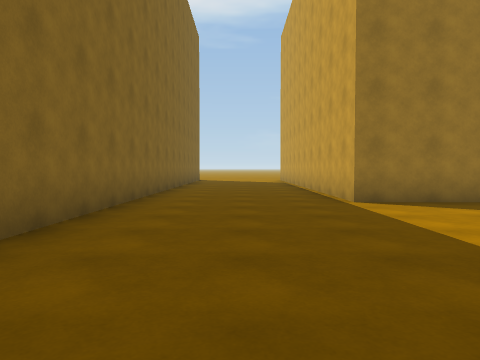
View 1 (above)

14 first-person views from a walk through a Unity game level. The camera is 1.2 m above the floor, tilts 2° down and sees 70° across. The floor is counted in squares, 2 m on a side. Each view is taken from the middle of a square. On the plan, view 1 faces up. The plan holds only what a view shows up to about 10 squares ahead; the rest is blank. The place goes on beyond the plan. The player character is not drawn. Surface patterns are stand-ins for the level's own textures.

View 2
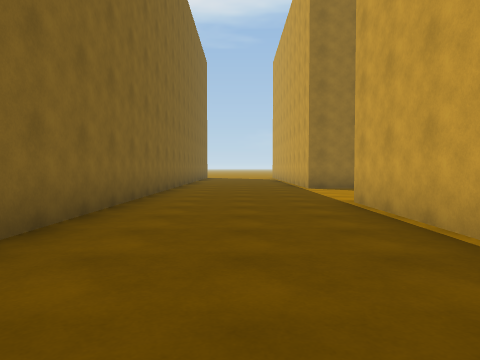

View 3
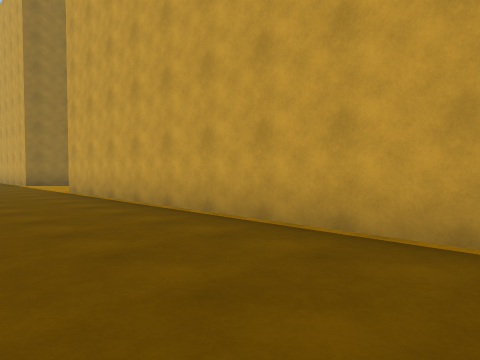

View 4
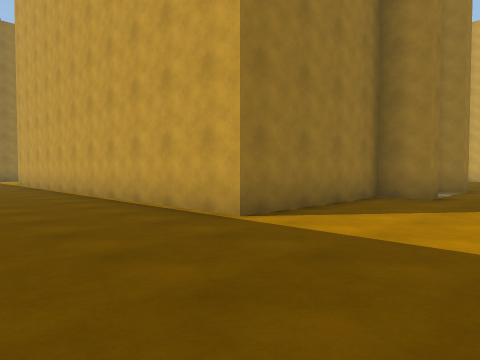

View 5
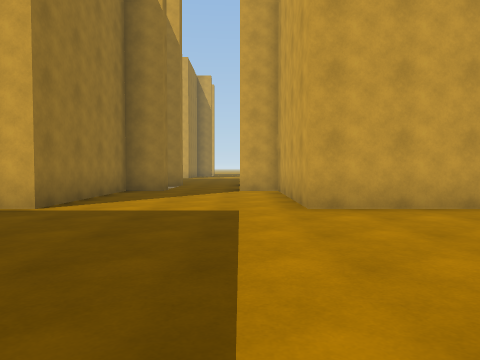

View 6
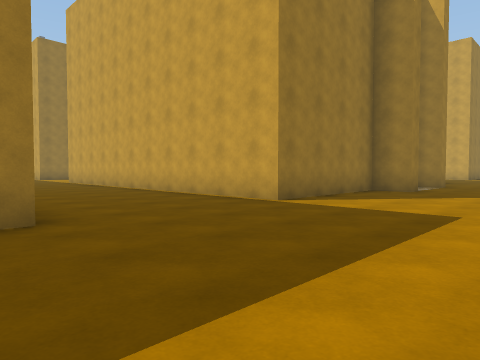

View 7
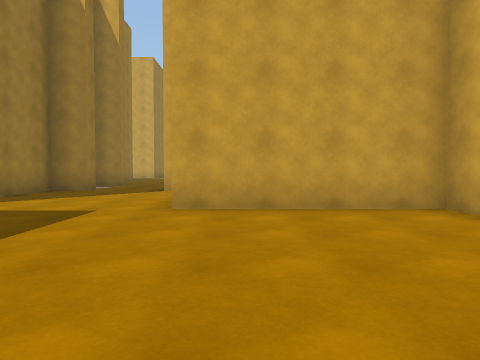

View 8
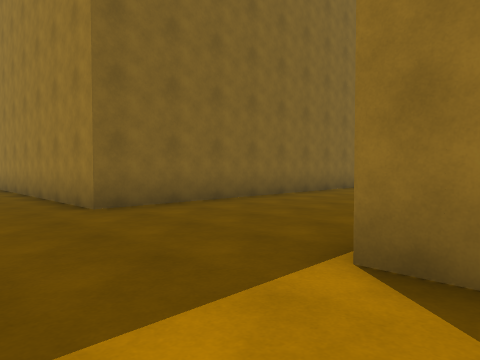

View 9
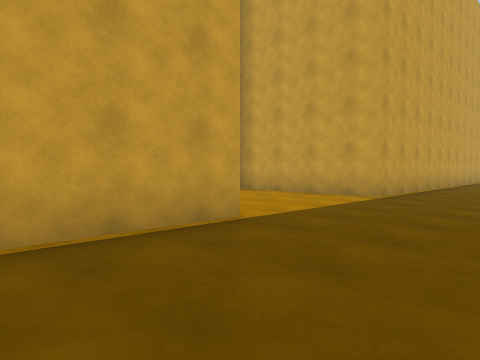

View 10
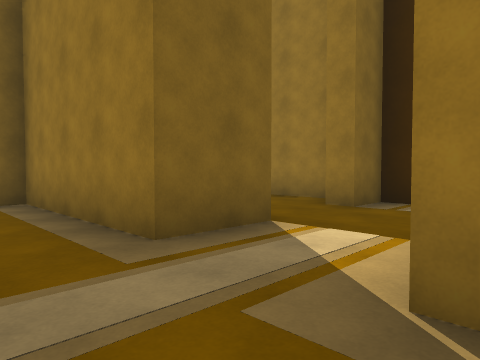

View 11
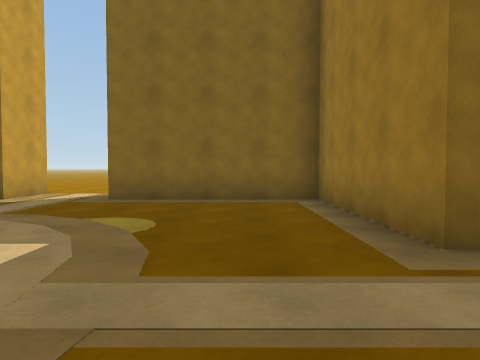

View 12
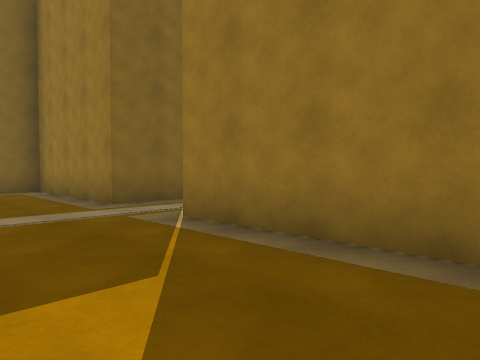

View 13
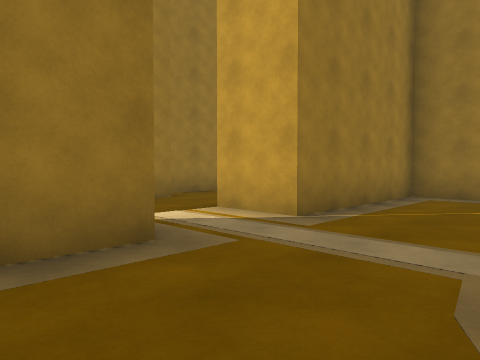

View 14
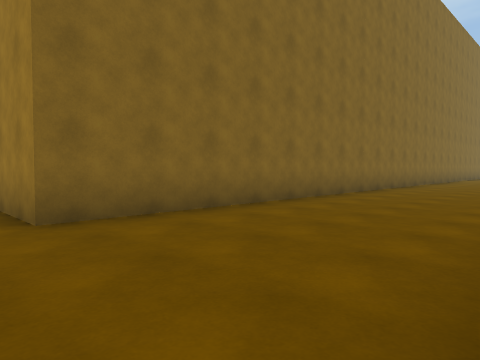

### Floor plan
Points are (right, up) in squares from view 1. A wall is a line through its corners. A room is listed if a view was taken in it or the views show most of it. See-through windows are left out.
Room 1 (views 1, 2, 3, 4, 5, 6, 7, 8, 9, 14)
walls: (6, -9) (2, -9) (2, 2) (6, 2); (2, -16.5) (2, -13) (6, -13) (6, -12); (4.2, 6) (2, 6) (2, 9.5); (-2, 9.5) (-2, -9) (-3.5, -9)
ways out: opening at (5, -10.5)
Room 2 (views 10, 11, 12, 13)
walls: (6.5, -11.9) (6.5, -13.5) (2.5, -13.5) (2.5, -16.5); (12.5, -14.8) (12.5, -13.5) (8.5, -13.5) (8.5, -12)
ways out: opening at (7.5, -12.5)

Positions as (right, up) in squares from view 1, and headings:
1: (0, 0), facing up
2: (0, -4), facing up
3: (-1, -7), facing up-right
4: (-1, -12), facing up-right
5: (-3, -12), facing right
6: (-3, -13), facing up-right
7: (-3, -14), facing right
8: (3, -11), facing up-left
9: (-1, 9), facing down-right
10: (9, -15), facing up-left
11: (9, -15), facing left
12: (12, -16), facing up-left
13: (5, -16), facing up-right
14: (2, -10), facing up-left
